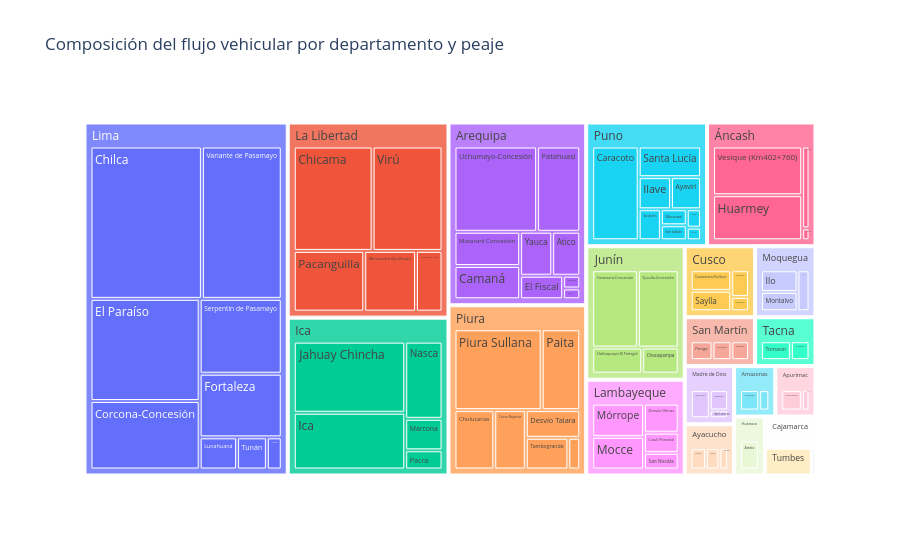

The cell this chart's notebook holds for it:
### Markdown cell above
**Interpretación:** El gráfico permite identificar de forma interactiva los peajes con mayor volumen de vehículos registrados.

### Code cell
# Gráfico 3 - Plotly: Treemap por departamento y peaje

flujo_departamento_peaje = (
    df_limpio.groupby(["DEPARTAMENTO", "NOMBRE_PEAJE"], as_index=False)["VEH_TOTAL"]
    .sum()
)

fig3 = px.treemap(
    flujo_departamento_peaje,
    path=["DEPARTAMENTO", "NOMBRE_PEAJE"],
    values="VEH_TOTAL",
    title="Composición del flujo vehicular por departamento y peaje"
)

fig3.write_html(f"{carpeta_figuras}/plotly_03_treemap_departamento_peaje.html")
fig3.show()

### Figure 1 — Plotly figure (JSON) as saved in the notebook; plotly's stock layout.template omitted (floating-point values rounded to 4 significant figures)
{"data": [{"branchvalues": "total", "domain": {"x": [0, 1], "y": [0, 1]}, "hovertemplate": "labels=%{label}<br>VEH_TOTAL=%{value}<br>parent=%{parent}<br>id=%{id}<extra></extra>", "ids": ["Amazonas/Pedro Ruiz", "Amazonas/Utcubamba (Bagua)", "Apurímac/Pampamarca (Chalhuanca)", "Apurímac/Pichirhua (Casinchihua)", "Arequipa/Atico", "Arequipa/Camaná", "Arequipa/El Fiscal", "Arequipa/Matarani Concesión", "Arequipa/Patahuasi", "Arequipa/Punta Bombón", "Arequipa/Quilca", "Arequipa/Uchumayo-Concesión", "Arequipa/Yauca", "Ayacucho/Pampa Galera", "Ayacucho/Rumichaca", "Ayacucho/Socos", "Cajamarca/Pomahuaca (Pucará)", "Cusco/Aguas Calientes", "Cusco/Ccasacancha (Huillque)", "Cusco/Quincemil", "Cusco/Saylla", "Huánuco/Ambo", "Ica/Ica", "Ica/Jahuay Chincha", "Ica/Marcona", "Ica/Nasca", "Ica/Pacra", "Junín/Casaracra-Concesión", "Junín/Chacapampa", "Junín/Chalhuapuquio (El Pedregal)", "Junín/Quiulla-Concesión", "La Libertad/Chicama", "La Libertad/Ciudad de Dios", "La Libertad/Menocucho (Quirihuac)", "La Libertad/Pacanguilla", "La Libertad/Virú", "Lambayeque/Cuculí (Pomalca)", "Lambayeque/Desvío Olmos", "Lambayeque/Mocce", "Lambayeque/Mórrope", "Lambayeque/San Nicolás", "Lima/Chilca", "Lima/Corcona-Concesión", "Lima/El Paraíso", "Lima/Fortaleza", "Lima/Huataya", "Lima/Lunahuaná", "Lima/Serpentín de Pasamayo", "Lima/Tunán", "Lima/Variante de Pasamayo", "Madre de Dios/Planchón", "Madre de Dios/San Lorenzo", "Madre de Dios/Unión Progreso", "Moquegua/Ilo", "Moquegua/Montalvo", "Moquegua/Pampa Cuéllar", "Piura/Chulucanas", "Piura/Cruce Bayóvar", "Piura/Desvío Talara", "Piura/Loma Larga Baja", "Piura/Paita", "Piura/Piura Sullana", "Piura/Tambogrande", "Puno/Ayaviri", "Puno/Caracoto", "Puno/Ilave", "Puno/Macusani", "Puno/Punta Perdida", "Puno/San Antón", "Puno/San Gabán", "Puno/Santa Lucía", "Puno/Sicuyani", "San Martin/Aguas Claras", "San Martin/Moyobamba", "San Martin/Pongo", "San Martín/Aguas Claras", "San Martín/Moyobamba", "San Martín/Pongo", "Tacna/Pozo Redondo", "Tacna/Tomasiri", "Tumbes/Cancas", "Áncash/Cátac", "Áncash/Huarmey", "Áncash/Santa", "Áncash/Vesique (Km402+760)", "Amazonas", "Apurímac", "Arequipa", "Ayacucho", "Cajamarca", "Cusco", "Huánuco", "Ica", "Junín", "La Libertad", "Lambayeque", "Lima", "Madre de Dios", "Moquegua", "Piura", "Puno", "San Martin", "San Martín", "Tacna", "Tumbes", "Áncash"], "labels": ["Pedro Ruiz", "Utcubamba (Bagua)", "Pampamarca (Chalhuanca)", "Pichirhua (Casinchihua)", "Atico", "Camaná", "El Fiscal", "Matarani Concesión", "Patahuasi", "Punta Bombón", "Quilca", "Uchumayo-Concesión", "Yauca", "Pampa Galera", "Rumichaca", "Socos", "Pomahuaca (Pucará)", "Aguas Calientes", "Ccasacancha (Huillque)", "Quincemil", "Saylla", "Ambo", "Ica", "Jahuay Chincha", "Marcona", "Nasca", "Pacra", "Casaracra-Concesión", "Chacapampa", "Chalhuapuquio (El Pedregal)", "Quiulla-Concesión", "Chicama", "Ciudad de Dios", "Menocucho (Quirihuac)", "Pacanguilla", "Virú", "Cuculí (Pomalca)", "Desvío Olmos", "Mocce", "Mórrope", "San Nicolás", "Chilca", "Corcona-Concesión", "El Paraíso", "Fortaleza", "Huataya", "Lunahuaná", "Serpentín de Pasamayo", "Tunán", "Variante de Pasamayo", "Planchón", "San Lorenzo", "Unión Progreso", "Ilo", "Montalvo", "Pampa Cuéllar", "Chulucanas", "Cruce Bayóvar", "Desvío Talara", "Loma Larga Baja", "Paita", "Piura Sullana", "Tambogrande", "Ayaviri", "Caracoto", "Ilave", "Macusani", "Punta Perdida", "San Antón", "San Gabán", "Santa Lucía", "Sicuyani", "Aguas Claras", "Moyobamba", "Pongo", "Aguas Claras", "Moyobamba", "Pongo", "Pozo Redondo", "Tomasiri", "Cancas", "Cátac", "Huarmey", "Santa", "Vesique (Km402+760)", "Amazonas", "Apurímac", "Arequipa", "Ayacucho", "Cajamarca", "Cusco", "Huánuco", "Ica", "Junín", "La Libertad", "Lambayeque", "Lima", "Madre de Dios", "Moquegua", "Piura", "Puno", "San Martin", "San Martín", "Tacna", "Tumbes", "Áncash"], "name": "", "parents": ["Amazonas", "Amazonas", "Apurímac", "Apurímac", "Arequipa", "Arequipa", "Arequipa", "Arequipa", "Arequipa", "Arequipa", "Arequipa", "Arequipa", "Arequipa", "Ayacucho", "Ayacucho", "Ayacucho", "Cajamarca", "Cusco", "Cusco", "Cusco", "Cusco", "Huánuco", "Ica", "Ica", "Ica", "Ica", "Ica", "Junín", "Junín", "Junín", "Junín", "La Libertad", "La Libertad", "La Libertad", "La Libertad", "La Libertad", "Lambayeque", "Lambayeque", "Lambayeque", "Lambayeque", "Lambayeque", "Lima", "Lima", "Lima", "Lima", "Lima", "Lima", "Lima", "Lima", "Lima", "Madre de Dios", "Madre de Dios", "Madre de Dios", "Moquegua", "Moquegua", "Moquegua", "Piura", "Piura", "Piura", "Piura", "Piura", "Piura", "Piura", "Puno", "Puno", "Puno", "Puno", "Puno", "Puno", "Puno", "Puno", "Puno", "San Martin", "San Martin", "San Martin", "San Martín", "San Martín", "San Martín", "Tacna", "Tacna", "Tumbes", "Áncash", "Áncash", "Áncash", "Áncash", "", "", "", "", "", "", "", "", "", "", "", "", "", "", "", "", "", "", "", "", ""], "type": "treemap", "values": [2367000.0, 4527000.0, 1833000.0, 4897000.0, 5357000.0, 9499000.0, 4405000.0, 9762000.0, 15980000.0, 946800.0, 801100.0, 30630000.0, 6127000.0, 3432000.0, 1960000.0, 3003000.0, 5223000.0, 3279000.0, 5775000.0, 1758000.0, 5745000.0, 6012000.0, 28010000.0, 35090000.0, 5201000.0, 12730000.0, 3164000.0, 17200000.0, 4634000.0, 6349000.0, 15420000.0, 34860000.0, 6830000.0, 13310000.0, 18150000.0, 30920000.0, 3838000.0, 5547000.0, 9307000.0, 9456000.0, 3179000.0, 65410000.0, 28830000.0, 42970000.0, 20120000.0, 1847000.0, 4634000.0, 23670000.0, 3692000.0, 46880000.0, 3364000.0, 1299000.0, 4857000.0, 5665000.0, 5057000.0, 3529000.0, 10420000.0, 8248000.0, 6631000.0, 1664000.0, 13740000.0, 31120000.0, 5956000.0, 4695000.0, 21190000.0, 5042000.0, 2014000.0, 875000.0, 3340000.0, 1884000.0, 9294000.0, 1273000.0, 123000.0, 68170.0, 151400.0, 3453000.0, 3693000.0, 4257000.0, 3764000.0, 6044000.0, 4340000.0, 2948000.0, 19750000.0, 427100.0, 21390000.0, 6894000.0, 6729000.0, 83510000.0, 8395000.0, 5223000.0, 16560000.0, 6012000.0, 84190000.0, 43600000.0, 104100000.0, 31330000.0, 238100000.0, 9520000.0, 14250000.0, 77780000.0, 49610000.0, 342600.0, 11400000.0, 9808000.0, 4340000.0, 44520000.0]}], "layout": {"legend": {"tracegroupgap": 0}, "title": {"text": "Composición del flujo vehicular por departamento y peaje"}}}
